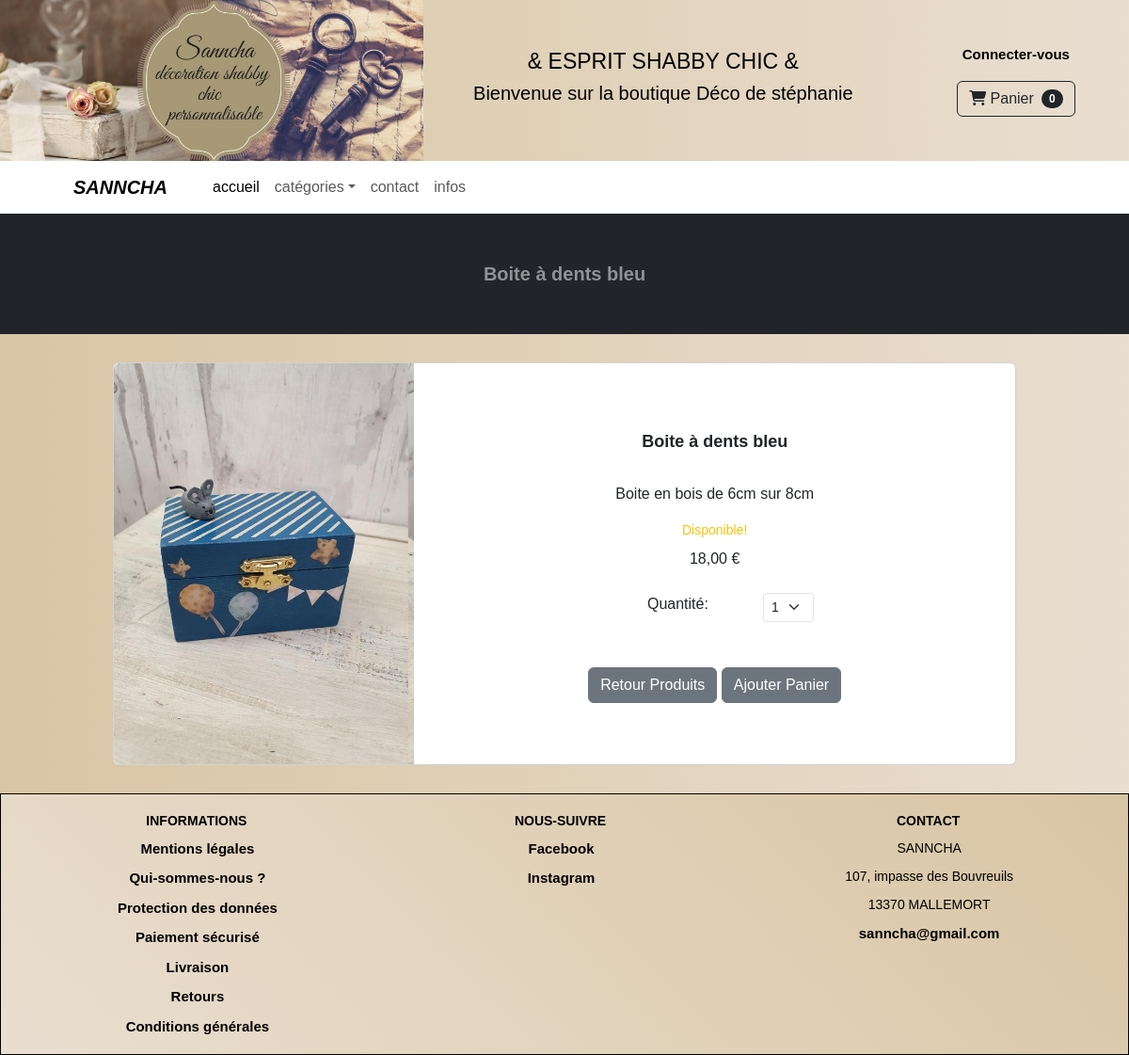
The app's page /product/product/1 with its own data.
### product/models.py (models this page shows, shortened)
class Product(models.Model):
	category = models.ForeignKey(
			Category,
			related_name="products",
			on_delete=models.CASCADE,
	)
	name = models.CharField(max_length=150)
	slug = models.SlugField(max_length=150)
	image = models.ImageField(upload_to='uploads/product/', blank=True)
	description = models.CharField(max_length=250, default='', blank=True, null=True)
	price = models.DecimalField(default=0, decimal_places=2, max_digits=6)
	available = models.BooleanField(default=True)
	created = models.DateTimeField(auto_now_add=True)
	updated = models.DateTimeField(auto_now=True)
	quantity = models.IntegerField(default=0)
	max_width = 800

### product/views.py (the view)
# urls.py: path("product/", include("product.urls")),
def product(request,pk):
	calcul_stock()
	product = Product.objects.get(id=pk)
	return render(request, 'product/product.html', {'product':product})

### cart/cart.py (called while the page is built)
	def __len__(self):
		return sum(item['quantity'] for item in self.cart.values())

### cart/context_processors.py (called while the page is built)
def cart(request):
	return {'cart': Cart(request)}

### product/stock.py (called while the page is built)
def calcul_stock():
    products = Product.objects.filter(available=True)
    lst_prod = []
    for val in products.values():
        prod_id = StockProduct.objects.filter(name_product_id=val["id"])
        total = 0
        for item in prod_id.values():
            total += item["quantity_in"] - item["quantity_out"]
        lst_prod.append((val["id"], total))
    for val in lst_prod:
        products.filter(id=val[0]).update(quantity=val[1])

### product/templates/product/product.html (shortened to what this page needs)
{% extends 'base.html' %}
{% load static %}
{% block css %}
    <link rel="stylesheet"
          type="text/css"
          href="{% static 'css/style.css' %}">
{% endblock css %}
{% block content %}
<div id="product"">
    <header class="bg-dark py-1">
        <div class="container px-4 px-lg-5 my-5">
            <div class="text-center text-white-50">
                <h3 class="display-4 fw-bolder" style="font-size: 20px;">
                    {{ product.name }}
                </h3>
            </div>
        </div>
    </header>
    <div class="product-info">
        <div class="card">
            <div class="row g-0 col-md-12">
                <div class="col-md-4" style="align-self: center;">
                    <img class="img-fluid rounded-start" src="{% if product.image %}{{ product.image.url }}{% else %}{% static 'assets/no_image.png' %}{% endif %}">
                </div>
                <div class="col-md-6">
                    <div class="card-body">
                        <center>
                            <h3 class="card-title">{{ product.name }}</h3>
                            <br/>
                            <p class="card-text justified">{{ product.description }}</p>
                            {% if not product.available %}
                            <div class="d-flex justify-content-center small text-warning mb-2">
                                <div class="bi-star-fill"></div>
                                &nbsp;&nbsp;Non Disponible!&nbsp;&nbsp;
                                <div class="bi-star-fill"></div>
                            </div>
                            <strike>
                            ${{ product.price }}
                            </strike>
                            &nbsp;
                            {% else %}
                            <div class="d-flex justify-content-center small text-warning mb-2">
                                &nbsp;&nbsp;Disponible!&nbsp;&nbsp;
                            </div>
                            {{ product.price }} €
                            {% endif %}
                            <br/><br/>
                            <div class="row justify-content-center">
                                <div class="col-md-4">Quantité:</div>
                                <div class="col-md-2">
                                    <select class="form-select form-select-sm" id="qty-cart">
                                        <option value="1">1</option>
                                    </select>
                                </div>
                            </div>
                            <br/><br/>
                            <a href="{% url 'category' 'all' %}" class="btn btn-secondary">Retour Produits</a>
                            <button type="button" value="{{ product.id }}" class="btn btn-secondary" id="add-cart">Ajouter Panier</button>
                        </center>
                    </div>
                </div>
            </div>
        </div>
    </div>
</div>
{% endblock %}

### static/css/style.css (style rules this page uses)
* { padding: 0px; margin: 0px; font-family: Arial, Helvetica, sans-serif; }
body { background: linear-gradient(90deg, #d8c5a3, #e9ded0); padding: 0px; margin: 0px; }
h3 { font-size: 18px; font-weight: 600; }
a { text-decoration: none; color: black; font-weight: 600; position: relative; }
a::before { position: absolute; right: 0; left: 0; bottom: 0px; margin: auto; width: 0%; content: ''; color: transparent; background: black; height: 0px; transition: all 0.3sec; }
#product { width: 100%; margin-top: 0px; margin-bottom: 0px; }
#product .product-info { width: 100%; margin-top: 30px; margin-bottom: 30px; }
#product .product-info .card { width: 80%; display: flex; margin-left: auto; margin-right: auto; }
#product .product-info .card .col-md-6 { margin-left: auto; margin-right: auto; align-self: center; }

### records on screen
Product: name "Boite à dents bleu", image (picture), description "Boite en bois de 6cm sur 8cm", price "18,00"
